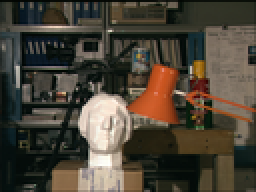
%> input picture disparity calculator/images/leftImage2.ppm, 128 x 96 px, shrunk from 384 x 288 before the run, given in place of leftImage1.png, which was not available (shown 2 times larger)
$ octave practica2.m   (GNU Octave 9; MATLAB toolbox functions it lacks are replaced by stand-ins)
%> lines starting %> are read from the running program, lines starting %| are printed output that depends on the picture; in (x1, y1, x2, y2) boxes, pixels count from 0 and x2, y2 are one past the last pixel; in counts of white or black regions, pixels touching at a corner belong together; the program's own positions count from 1; pictures that were not available may be replaced by others from this repository, and a replacement may not be noted
### disparity calculator/blockmatching.m
function disparityImg = blockmatching(leftImage,rightImage,blockSize,maxd)

if length(size(leftImage)) == 3
    % Conversion a escala de grises
    leftImage = rgb2gray(leftImage);
    rightImage = rgb2gray(rightImage);

    halfBlock=fix(blockSize/2);

    % Inicializaci髇 de la imagen de disparidad y numero de iteraciones
    disparityImg = zeros(size(rightImage));
    iterationsI = halfBlock+1:size(leftImage,1)-halfBlock;
    iterationsJ = halfBlock+1:size(leftImage,2)-halfBlock;
    for i = iterationsI
        for j = iterationsJ

            % Bloque de la imagen derecha
            rightBlock=rightImage(i-halfBlock:i+halfBlock,j-halfBlock:j+halfBlock);

            blockDiff=[];

            % Ventana deslizante y calculo de diferencias entre bloques
            for k=0:min(maxd,size(leftImage,2)-halfBlock-j)
                leftBlock=leftImage(i-halfBlock:i+halfBlock,j-halfBlock+k:j+halfBlock+k);
                blockDiff(k+1, 1) = sum(abs(leftBlock(:) - rightBlock(:)));
            end

            % Busqueda de iteracion con diferencia minima
            [minimum minIndex]=min(blockDiff);

            % Asignacion del valor de disparidad
            disparityImg(i, j) = (minIndex-1);
        end
        disp(((i-halfBlock)/(length(iterationsI))) * 100 + "%")
    end
    % Normalizaci髇 del resultado
    disparityImg = disparityImg./max(disparityImg);
elseif length(size(leftImage)) ~= 3 & length(size(leftImage)) ~= 1
    % Error en caso de obtener imagenes con farmato erroneo
    disp ("Numero de canales en la imagen incorrecto. Solo se aceptan imagenes rgb o en escala de grises");
    disparityImg = zeros(size(rightImage));
end

### disparity calculator/practica2.m
%% Carga de imagenes y calculo de disparidad

leftI1 = imread('images/leftImage1.png');
%> leftI1 is the input picture: size 96x128x3 uint8; mean R, G, B 74.8, 67.7, 55.4
rightI1 = imread('images/rightImage1.png');
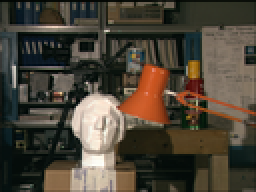
%> input picture disparity calculator/images/rightImage2.ppm, 128 x 96 px, shrunk from 384 x 288 before the run, given in place of rightImage1.png, which was not available (shown 2 times larger)
%> rightI1 is the input picture: size 96x128x3 uint8; mean R, G, B 75.4, 68, 55.5

leftI1 = imresize(leftI1, 0.25);
%> leftI1: size 24x32x3 uint8
rightI1 = imresize(rightI1, 0.25);
%> rightI1: size 24x32x3 uint8

blockSize=11;
maxd=15;
disp1=blockmatching(leftI1,rightI1,blockSize,maxd);
%> after the loop in blockmatching, `for i = iterationsI`:
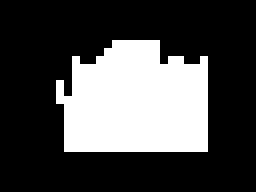
%> disparityImg: size 24x32 double (shown 8 times larger); values 0 (black) and 1 (white), 28.9% white; 1 white region, box (x1, y1, x2, y2) and area: (7, 5, 26, 19) 222
%> after the loop in blockmatching, `for i = iterationsI`: blockDiff = 541

leftI2 = imread('images/leftImage2.ppm');
rightI2 = imread('images/rightImage2.ppm');

blockSize=11;
maxd=15;
disp2=blockmatching(leftI2,rightI2,blockSize,maxd);
%> call 2 of blockmatching, with blockSize = 11, maxd = 15
%> after the loop in blockmatching (call 2), `for i = iterationsI`:
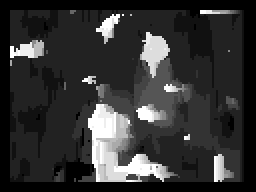
%> disparityImg: size 96x128 double (shown 2 times larger); min 0, max 15, mean 3.04; drawn with min black and max white
%> after the loop in blockmatching (call 2), `for i = iterationsI`: blockDiff = 140

leftI3 = imread('images/leftImage3.png');
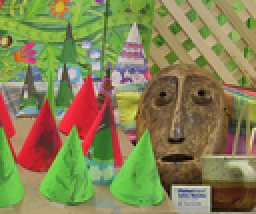
%> input picture disparity calculator/images/leftImage3.png, 128 x 107 px, shrunk from 450 x 375 before the run (shown 2 times larger)
%> leftI3 is the input picture: size 107x128x3 uint8; mean R, G, B 132.6, 130.2, 82.4
rightI3 = imread('images/rightImage3.png');
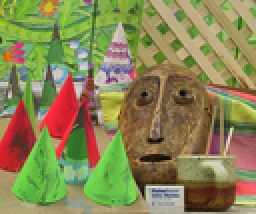
%> input picture disparity calculator/images/rightImage3.png, 128 x 107 px, shrunk from 450 x 375 before the run (shown 2 times larger)
%> rightI3 is the input picture: size 107x128x3 uint8; mean R, G, B 137.4, 133.3, 83.6

blockSize=11;
maxd=15;
disp3=blockmatching(leftI3,rightI3,blockSize,maxd);
%> call 3 of blockmatching, with blockSize = 11, maxd = 15
%> after the loop in blockmatching (call 3), `for i = iterationsI`:
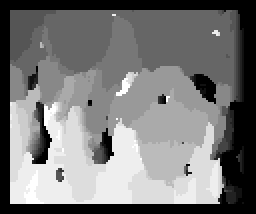
%> disparityImg: size 107x128 double (shown 2 times larger); min 0, max 15, mean 7.11; drawn with min black and max white
%> after the loop in blockmatching (call 3), `for i = iterationsI`: blockDiff = 1
%> in blockmatching (call 3), `disparityImg = disparityImg./max(disparityImg);`:
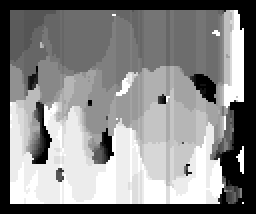
%> disparityImg: size 107x128 double (shown 2 times larger); 8.59% of the values are NaN or infinite; the others: min 0, max 1, mean 0.579; drawn with min black, max white, NaN and infinite black

%% Mostrando los resultados

subplot(3,3,1);
imshow(leftI1);
title("Left image");
subplot(3,3,2);
imshow(rightI1);
title("Right image");
subplot(3,3,3);
imshow(disp1);
title("Disparity");

subplot(3,3,4);
imshow(leftI2);
subplot(3,3,5);
imshow(rightI2);
subplot(3,3,6);
imshow(disp2);

subplot(3,3,7);
imshow(leftI3);
subplot(3,3,8);
imshow(rightI3);
subplot(3,3,9);
imshow(disp3);
